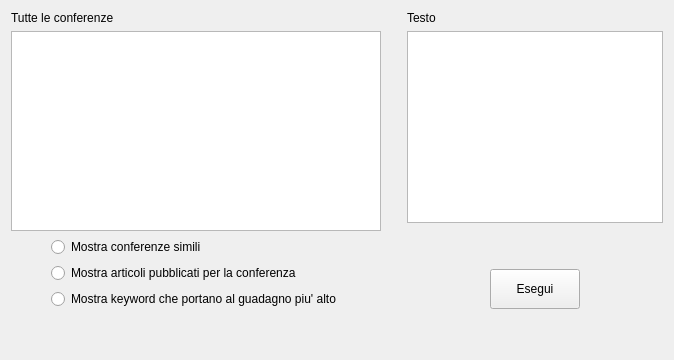
      <widget class="QWidget" name="pageMetodiMisti">
       <layout class="QHBoxLayout" name="horizontalLayout_12">
        <item>
         <layout class="QVBoxLayout" name="verticalLayout_14">
          <item>
           <widget class="QLabel" name="tutteConferenzeLabel">
            <property name="text">
             <string>Tutte le conferenze</string>
            </property>
           </widget>
          </item>
          <item>
           <widget class="QListWidget" name="tutteConferenzeListWidget"/>
          </item>
          <item>
           <layout class="QHBoxLayout" name="horizontalLayout_13">
            <item>
             <spacer name="horizontalSpacer_17">
              <property name="orientation">
               <enum>Qt::Horizontal</enum>
              </property>
              <property name="sizeType">
               <enum>QSizePolicy::Fixed</enum>
              </property>
              <property name="sizeHint" stdset="0">
               <size>
                <width>40</width>
                <height>20</height>
               </size>
              </property>
             </spacer>
            </item>
            <item>
             <layout class="QVBoxLayout" name="verticalLayout_16">
              <item>
               <widget class="QRadioButton" name="conferenzeSimiliButton">
                <property name="text">
                 <string>Mostra conferenze simili</string>
                </property>
               </widget>
              </item>
              <item>
               <widget class="QRadioButton" name="articoliPerConferenzaButton">
                <property name="text">
                 <string>Mostra articoli pubblicati per la conferenza</string>
                </property>
               </widget>
              </item>
              <item>
               <widget class="QRadioButton" name="keywordButton">
                <property name="text">
                 <string>Mostra keyword che portano al guadagno piu' alto</string>
                </property>
               </widget>
              </item>
             </layout>
            </item>
            <item>
             <spacer name="horizontalSpacer_16">
              <property name="orientation">
               <enum>Qt::Horizontal</enum>
              </property>
              <property name="sizeType">
               <enum>QSizePolicy::Fixed</enum>
              </property>
              <property name="sizeHint" stdset="0">
               <size>
                <width>40</width>
                <height>20</height>
               </size>
              </property>
             </spacer>
            </item>
           </layout>
          </item>
          <item>
           <spacer name="verticalSpacer_9">
            <property name="orientation">
             <enum>Qt::Vertical</enum>
            </property>
            <property name="sizeType">
             <enum>QSizePolicy::Fixed</enum>
            </property>
            <property name="sizeHint" stdset="0">
             <size>
              <width>20</width>
              <height>40</height>
             </size>
            </property>
           </spacer>
          </item>
         </layout>
        </item>
        <item>
         <spacer name="horizontalSpacer_20">
          <property name="orientation">
           <enum>Qt::Horizontal</enum>
          </property>
          <property name="sizeType">
           <enum>QSizePolicy::Fixed</enum>
          </property>
          <property name="sizeHint" stdset="0">
           <size>
            <width>20</width>
            <height>20</height>
           </size>
          </property>
         </spacer>
        </item>
        <item>
         <layout class="QVBoxLayout" name="verticalLayout_15">
          <item>
           <widget class="QLabel" name="dinamicLabelMisto">
            <property name="text">
             <string>Testo</string>
            </property>
           </widget>
          </item>
          <item>
           <widget class="QListWidget" name="dinamicListWidgetMisto"/>
          </item>
          <item>
           <spacer name="verticalSpacer_7">
            <property name="orientation">
             <enum>Qt::Vertical</enum>
            </property>
            <property name="sizeType">
             <enum>QSizePolicy::Fixed</enum>
            </property>
            <property name="sizeHint" stdset="0">
             <size>
              <width>20</width>
              <height>40</height>
             </size>
            </property>
           </spacer>
          </item>
          <item>
           <layout class="QHBoxLayout" name="horizontalLayout_14">
            <item>
             <spacer name="horizontalSpacer_19">
              <property name="orientation">
               <enum>Qt::Horizontal</enum>
              </property>
              <property name="sizeHint" stdset="0">
               <size>
                <width>40</width>
                <height>20</height>
               </size>
              </property>
             </spacer>
            </item>
            <item>
             <widget class="QPushButton" name="eseguiButtonMisto">
              <property name="minimumSize">
               <size>
                <width>90</width>
                <height>40</height>
               </size>
              </property>
              <property name="text">
               <string>Esegui</string>
              </property>
             </widget>
            </item>
            <item>
             <spacer name="horizontalSpacer_18">
              <property name="orientation">
               <enum>Qt::Horizontal</enum>
              </property>
              <property name="sizeHint" stdset="0">
               <size>
                <width>40</width>
                <height>20</height>
               </size>
              </property>
             </spacer>
            </item>
           </layout>
          </item>
          <item>
           <spacer name="verticalSpacer_6">
            <property name="orientation">
             <enum>Qt::Vertical</enum>
            </property>
            <property name="sizeType">
             <enum>QSizePolicy::Fixed</enum>
            </property>
            <property name="sizeHint" stdset="0">
             <size>
              <width>20</width>
              <height>40</height>
             </size>
            </property>
           </spacer>
          </item>
         </layout>
        </item>
       </layout>
      </widget>
